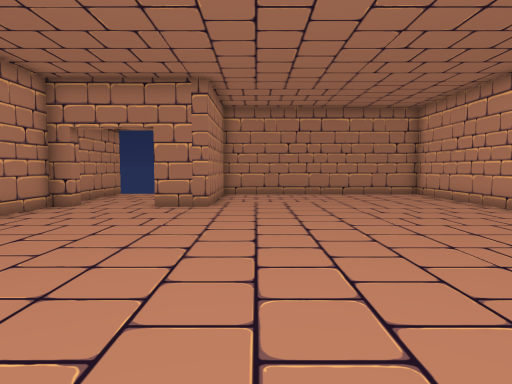
view 1 (above)

14 first-person views from a walk through a Unity game level. The camera is 1.2 m above the floor, tilts 4° down and sees 75° across. The floor is counted in squares, 1 m on a side. Each view is taken from the middle of a square. On the plan, view 1 faces up. The plan holds only what a view shows up to about 14 squares ahead; the rest is blank. The player character is not drawn.

view 2
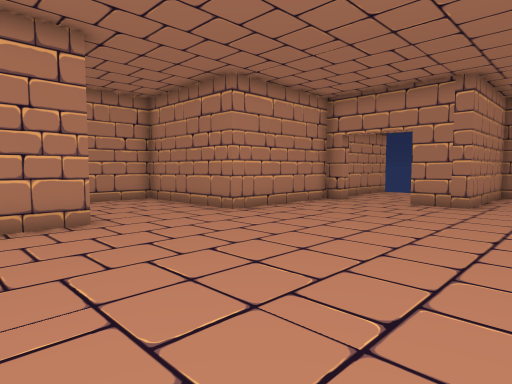

view 3
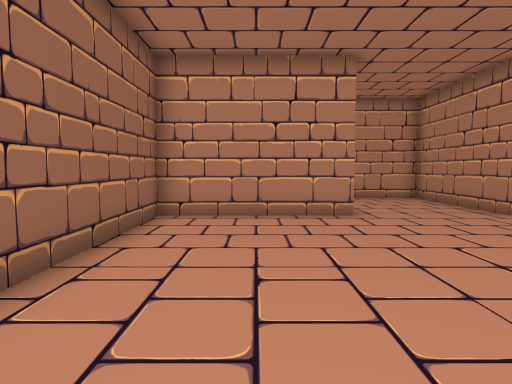

view 4
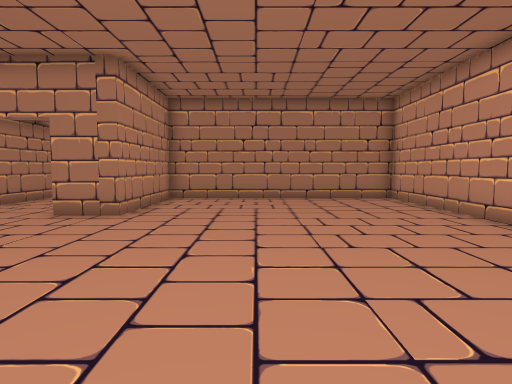

view 5
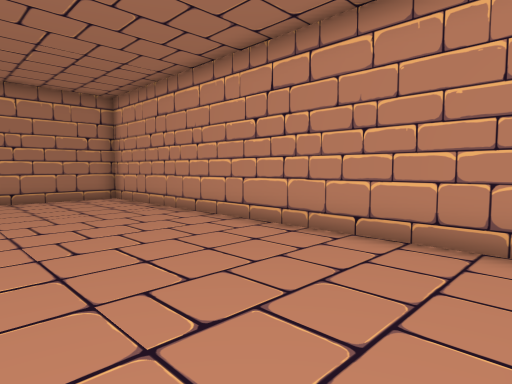

view 6
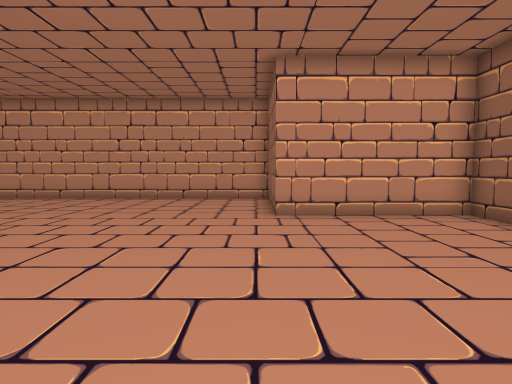

view 7
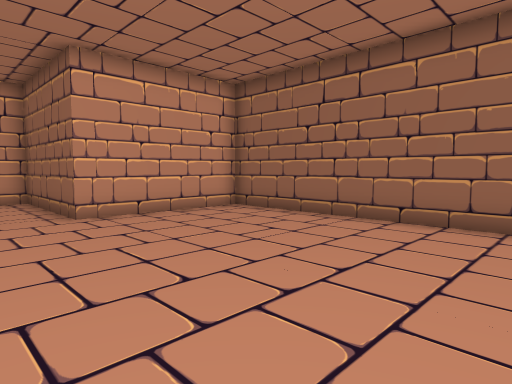

view 8
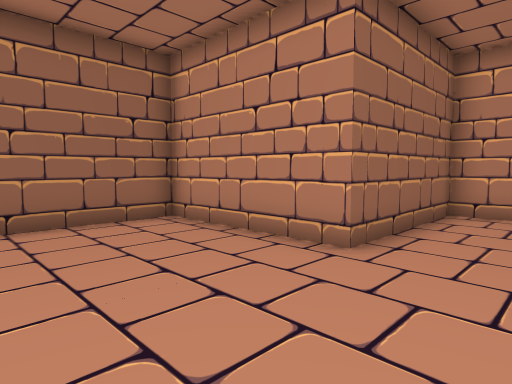

view 9
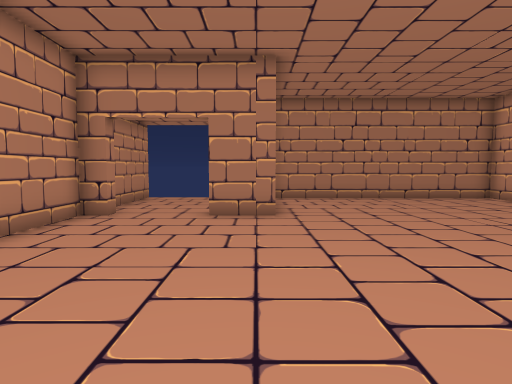

view 10
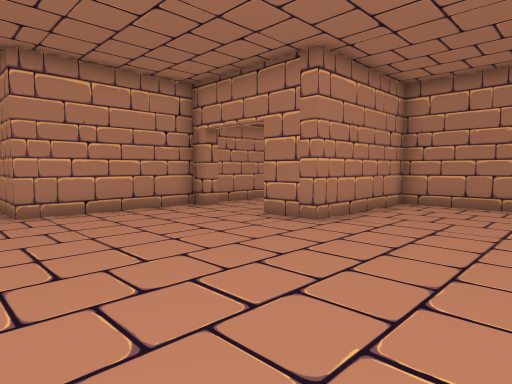

view 11
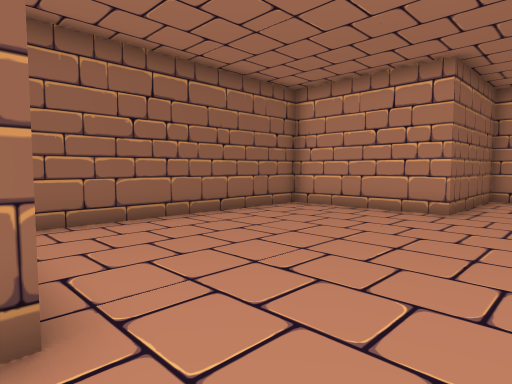

view 12
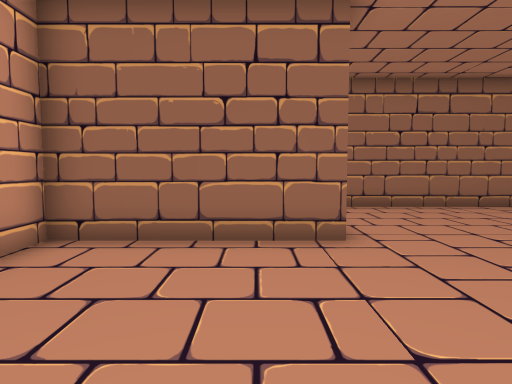

view 13
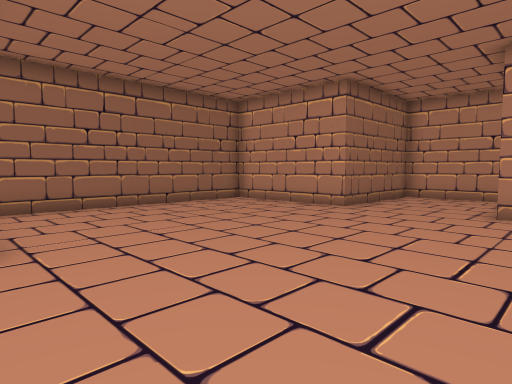

view 14
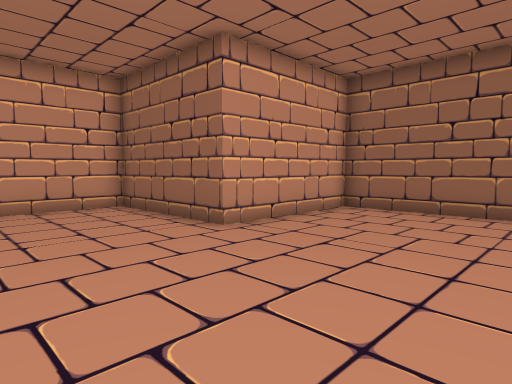

### Floor plan
Points are (right, up) in squares from view 1. A wall is a line through its corners. A room is listed if a view was taken in it or the views show most of it. See-through windows are left out.
Room 1 (views 1, 2, 3, 4, 5, 6, 7, 8, 9, 10, 11, 12, 13, 14)
walls: (-5.8, 11.1) (-5.8, 10.5) (-6.5, 10.5) (-6.5, 5.5) (-11.5, 5.5) (-11.5, 1.5) (-6.5, 1.5) (-6.5, -3.5) (2.5, -3.5) (2.5, 1.5) (7.5, 1.5) (7.5, 15.5) (-1.5, 15.5) (-1.5, 10.5) (-3.2, 10.5)
ways out: opening at (-4.5, 11)

Positions as (right, up) in squares from view 1, and headings:
1: (0, 0), facing up
2: (1, -1), facing up-left
3: (2, -1), facing left
4: (2, 2), facing up
5: (2, 2), facing up-right
6: (-6, 2), facing right
7: (-6, 4), facing down-right
8: (-2, 4), facing down-left
9: (-2, 2), facing up
10: (3, 4), facing up-left
11: (3, 4), facing down-left
12: (4, 7), facing down
13: (3, 7), facing down-left
14: (-3, 6), facing down-right
